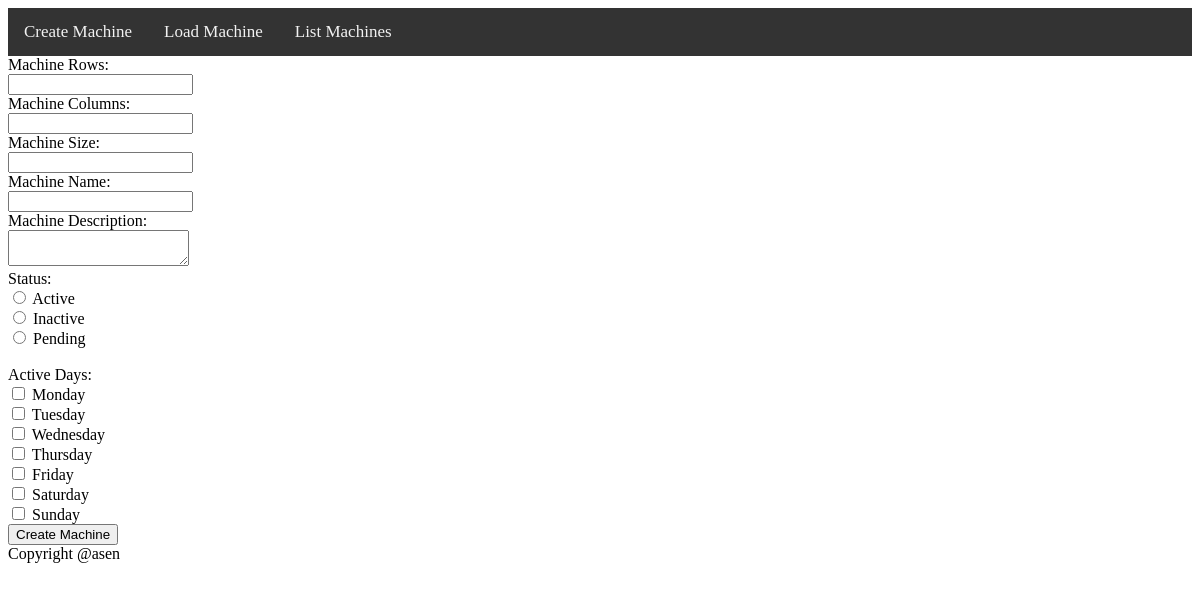
Page /?action=createMachineView on the committed database.
### tables this page shows
CREATE TABLE `status` (
  `status_id` INT(11)                    NOT NULL,
  `status`    VARCHAR(15) NOT NULL
);

CREATE TABLE `days` (
  `day_id` INT(11)                    NOT NULL,
  `days`   VARCHAR(15) NOT NULL
);

### public/index.php (called while the page is built, shortened)
<?php
include_once __DIR__ . '/../controller/Machine.php';
if (!isset($_GET['action'])) {
    $action = 'default';
} else {
    $action = $_GET['action'];
}
switch ($action) {
    case 'createMachineView':
        $array = \vending\controller\Machine::createMachine();
        $include = '../view/createMachine.php';
        break;
}
include '../view/header.php';
include "$include";
include '../view/footer.php';

### controller/Machine.php (called while the page is built, shortened)
<?php
include_once __DIR__ . '/../model/DAO/StatusDAO.php';
include_once __DIR__ . '/../model/DAO/DaysDAO.php';
class Machine
{
    public static function createMachine()
    {
        $array['days'] = Machine::machineDaysView();
        $array['status'] = Machine::machineStatusView();
        $checks = [];
        if (!in_array(false, $checks) && ($checks != null)) {
            $machine = new VendingMachine();
            $machine->createMachine($_POST['machineRows'], $_POST['machineColumns'], $_POST['machineSize'], $_POST['machineName'], $_POST['machineDesc'], $_POST['machineStatus'], $_POST['days']);
            header('location: index.php?action=loadMachineView');
            $array['validValues'] = null;
            $array['invalidValues'] = null;
        } else {
            return $array;
        }
    }
    public static function machineStatusView()
    {
        $status = new StatusDAO();
        $status = $status->selectAll();
        return $status;
    }
    public static function machineDaysView()
    {
        $daysDb = new DaysDAO();
        $daysData = $daysDb->selectAll();
        return $daysData;
    }
}

### model/DbConnector.php (called while the page is built, shortened)
<?php
class DbConnector
{
    private $dataBase;
    public function __construct()
    {
        try {
            $this->dataBase = new \PDO(self::DSN, self::USER, self::PASSWORD);
            $this->dataBase->setAttribute(\PDO::ATTR_ERRMODE, \PDO::ERRMODE_EXCEPTION);
        } catch (\PDOException $e) {
            echo 'Connection failed: ' . $e->getMessage();
        }
    }
    public function closeConnection()
    {
        $this->dataBase = null;
    }
    public function selectAllQuery($sql)
    {
        $query = $this->dataBase->prepare($sql);
        try {
            $query->execute();
        } catch (\PDOException $e) {
            echo 'Connection failed: ' . $e->getMessage();
        }
        $camelCaseQuery = [];
        $result = $query->fetchAll();
        if ($result) {
            foreach ($result as $item) {
                $camelKeys = [];
                foreach ($item as $key => $value) {
                    $camelKey = lcfirst(implode('', array_map('ucfirst', explode('_', $key))));
                    $camelKeys[] = $camelKey;
                }
                $value2 = array_combine($camelKeys, $item);
                $camelCaseQuery[] = $value2;
            }
        }
        return $camelCaseQuery;
    }
}

### model/DAO/DaysDAO.php (called while the page is built, shortened)
<?php
include_once __DIR__ . '/../DbConnector.php';
class DaysDAO implements CRUDInterface
{
    public function selectAll()
    {
        $sql = 'SELECT * FROM `days` ';
        $db = new DbConnector();
        $data = $db->selectAllQuery($sql);
        return $data;
    }
}

### model/DAO/StatusDAO.php (called while the page is built, shortened)
<?php
include_once __DIR__ . '/../DbConnector.php';
class StatusDAO implements CRUDInterface
{
    public function selectAll()
    {
        $sql = 'SELECT * FROM `status`';
        $db = new DbConnector();
        $data = $db->selectAllQuery($sql);
        return $data;
    }
}

### view/createMachine.php (the view, shortened to what this page needs)
<form action="index.php?action=createMachineView" method="post">
    Machine Rows:<br>
    <input type="number" class="<?php echo showInputRed($array, 'Rows'); ?>"
           value="<?php echo showInput($array, 'Rows'); ?>" step="1" min="0" pattern="[0-9]"
           name="machineRows">
    <br> Machine Columns:<br>
    <input type="number" class="<?php echo showInputRed($array, 'Columns'); ?>"
           value="<?php echo showInput($array, 'Columns'); ?>" step="1" min="0" pattern="[0-9]"
           name="machineColumns">
    <br>
    Machine Size:<br>
    <input type="number" class="<?php echo showInputRed($array, 'Size'); ?>"
           value="<?php echo showInput($array, 'Size'); ?>" step="1" min="0" pattern="[0-9]" name="machineSize">
    <br>
    Machine Name:<br>
    <input type="text" class="<?php echo showInputRed($array, 'Name'); ?>"
           value="<?php echo showInput($array, 'Name'); ?>" name="machineName">
    <br>
    Machine Description:<br>
    <textarea name="machineDesc"
              class="<?php echo showInputRed($array, 'Desc'); ?>"><?php echo showInput($array, 'Desc'); ?></textarea>
    <br>
    Status: <br>
    <div class="<?php echo showInputRed($array, 'Status'); ?>">
        <?php
        foreach ($array['status'] as $value): ?>
            <input type="radio" value="<?php echo $value['statusId'] ?>" <?php
            if (isset($array['validValues']['validStatus'])) {
                if ($value['statusId'] == $array['validValues']['validStatus']) {
                    echo 'checked="checked"';
                }
            }
            ?> name="machineStatus"> <?php echo $value['status'] ?>
            <br>
        <?php endforeach; ?>
    </div>
    <br>
    Active Days:<br>
    <div class="<?php echo showInputRed($array, 'Days'); ?>">
        <?php foreach ($array['days'] as $value): ?>
            <input type="checkbox" value="<?php echo $value['dayId'] ?>" <?php
            ?> name="days[]"> <?php echo $value['days'] ?>
            <br>
        <?php endforeach; ?>
    </div>
    <input type="submit" value="Create Machine">
</form>

### rows in the picture
status: status "Active"
status: status "Inactive"
status: status "Pending"
days: days "Monday"
days: days "Tuesday"
days: days "Wednesday"
days: days "Thursday"
days: days "Friday"
days: days "Saturday"
days: days "Sunday"
